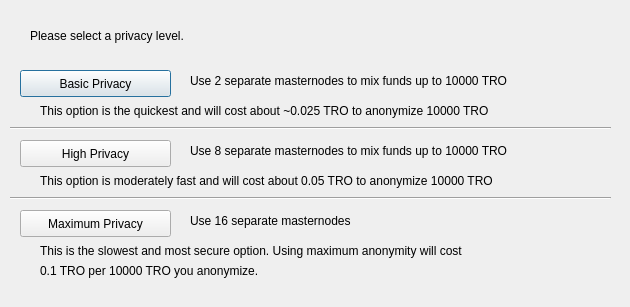
<?xml version="1.0" encoding="UTF-8"?>
<ui version="4.0">
 <class>ObfuscationConfig</class>
 <widget class="QDialog" name="ObfuscationConfig">
  <property name="geometry">
   <rect>
    <x>0</x>
    <y>0</y>
    <width>630</width>
    <height>307</height>
   </rect>
  </property>
  <property name="windowTitle">
   <string>Configure Obfuscation</string>
  </property>
  <widget class="QPushButton" name="buttonBasic">
   <property name="geometry">
    <rect>
     <x>20</x>
     <y>70</y>
     <width>151</width>
     <height>27</height>
    </rect>
   </property>
   <property name="text">
    <string>Basic Privacy</string>
   </property>
  </widget>
  <widget class="QPushButton" name="buttonHigh">
   <property name="geometry">
    <rect>
     <x>20</x>
     <y>140</y>
     <width>151</width>
     <height>27</height>
    </rect>
   </property>
   <property name="text">
    <string>High Privacy</string>
   </property>
  </widget>
  <widget class="QPushButton" name="buttonMax">
   <property name="geometry">
    <rect>
     <x>20</x>
     <y>210</y>
     <width>151</width>
     <height>27</height>
    </rect>
   </property>
   <property name="text">
    <string>Maximum Privacy</string>
   </property>
  </widget>
  <widget class="QLabel" name="label">
   <property name="geometry">
    <rect>
     <x>30</x>
     <y>20</y>
     <width>571</width>
     <height>31</height>
    </rect>
   </property>
   <property name="text">
    <string>Please select a privacy level.</string>
   </property>
  </widget>
  <widget class="QLabel" name="label_2">
   <property name="geometry">
    <rect>
     <x>190</x>
     <y>70</y>
     <width>421</width>
     <height>21</height>
    </rect>
   </property>
   <property name="text">
    <string>Use 2 separate masternodes to mix funds up to 10000 TRO</string>
   </property>
  </widget>
  <widget class="QLabel" name="label_3">
   <property name="geometry">
    <rect>
     <x>190</x>
     <y>140</y>
     <width>411</width>
     <height>21</height>
    </rect>
   </property>
   <property name="text">
    <string>Use 8 separate masternodes to mix funds up to 10000 TRO</string>
   </property>
  </widget>
  <widget class="QLabel" name="label_4">
   <property name="geometry">
    <rect>
     <x>190</x>
     <y>210</y>
     <width>421</width>
     <height>21</height>
    </rect>
   </property>
   <property name="text">
    <string>Use 16 separate masternodes</string>
   </property>
  </widget>
  <widget class="QLabel" name="label_6">
   <property name="geometry">
    <rect>
     <x>40</x>
     <y>100</y>
     <width>561</width>
     <height>21</height>
    </rect>
   </property>
   <property name="text">
    <string>This option is the quickest and will cost about ~0.025 TRO to anonymize 10000 TRO</string>
   </property>
  </widget>
  <widget class="QLabel" name="label_7">
   <property name="geometry">
    <rect>
     <x>40</x>
     <y>170</y>
     <width>561</width>
     <height>21</height>
    </rect>
   </property>
   <property name="text">
    <string>This option is moderately fast and will cost about 0.05 TRO to anonymize 10000 TRO</string>
   </property>
  </widget>
  <widget class="QLabel" name="label_8">
   <property name="geometry">
    <rect>
     <x>40</x>
     <y>240</y>
     <width>561</width>
     <height>21</height>
    </rect>
   </property>
   <property name="text">
    <string>This is the slowest and most secure option. Using maximum anonymity will cost</string>
   </property>
  </widget>
  <widget class="QLabel" name="label_9">
   <property name="geometry">
    <rect>
     <x>40</x>
     <y>260</y>
     <width>561</width>
     <height>21</height>
    </rect>
   </property>
   <property name="text">
    <string>0.1 TRO per 10000 TRO you anonymize.</string>
   </property>
  </widget>
  <widget class="Line" name="line">
   <property name="geometry">
    <rect>
     <x>10</x>
     <y>120</y>
     <width>601</width>
     <height>16</height>
    </rect>
   </property>
   <property name="orientation">
    <enum>Qt::Horizontal</enum>
   </property>
  </widget>
  <widget class="Line" name="line_2">
   <property name="geometry">
    <rect>
     <x>10</x>
     <y>190</y>
     <width>601</width>
     <height>16</height>
    </rect>
   </property>
   <property name="orientation">
    <enum>Qt::Horizontal</enum>
   </property>
  </widget>
 </widget>
 <resources/>
 <connections/>
</ui>
